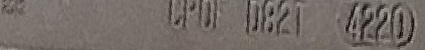
#> input picture debug_dot_crop.jpg, 425 x 50 px
$ python -i convert.py   (imports and definitions only)
#> lines starting #> are read from the running program, lines starting #| are printed output that depends on the picture
import math
import numpy as np
import cv2

def warpPolar(path):
#> called with path = 'debug_dot_crop.jpg'
    ring = cv2.imread(path)
#> ring is the input picture: shape (50, 425, 3); mean B, G, R 102.4, 108.2, 115.7
    size = max(ring.shape[0],  ring.shape[1])
#> size = 425
    width = ring.shape[1]
#> width = 425
    height = ring.shape[0]
#> height = 50
    # All points are in format [cols, rows]
    src_points = np.float32([[0, 0], [width - 1, 0], [width -  1, height - 1], [0, height - 1]])
#> src_points = [[0, 0], [424, 0], [424, 49], [0, 49]]
    dst_points = np.float32([[0, 0],  [size - 1, 0],  [size - 1, size - 1],  [0, size - 1]])
#> dst_points = [[0, 0], [424, 0], [424, 424], [0, 424]]

    M = cv2.getPerspectiveTransform(src_points, dst_points)
    ring = cv2.warpPerspective(ring, M, (size, size))
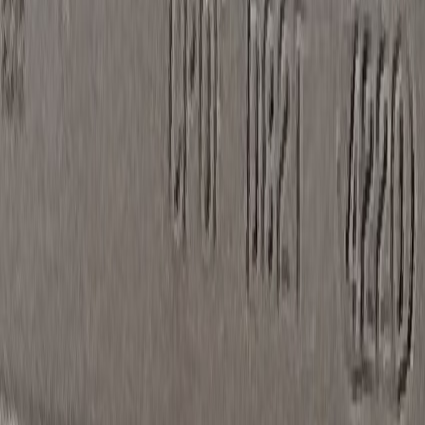
#> ring: shape (425, 425, 3); mean B, G, R 102.4, 108.2, 115.7

    cv2.imwrite(f"{path.split('.')[0]}_tyre_square.jpg", ring)

    outer_radius = size // 2
    inner_radius_factor = 0.5  # 0.70 measured empirically from image

    # Unwarp ring
    warped = cv2.warpPolar(ring, (size, int(size * math.pi)), (outer_radius, outer_radius), outer_radius, 0)
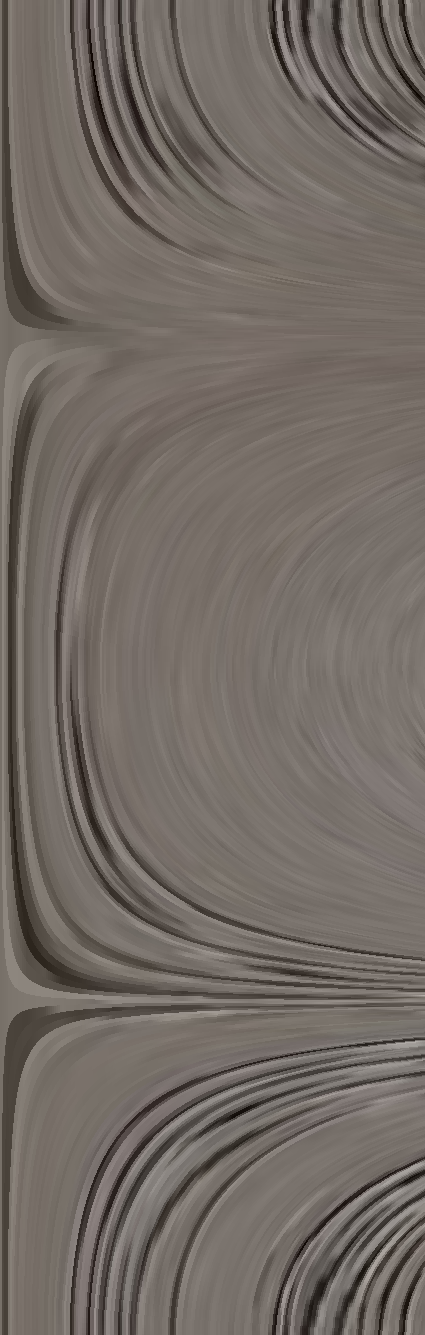
#> warped: shape (1335, 425, 3); mean B, G, R 100.6, 106.7, 114.4

    # Rotate 90 degrees
    straightened = cv2.rotate(warped, cv2.ROTATE_90_COUNTERCLOCKWISE)
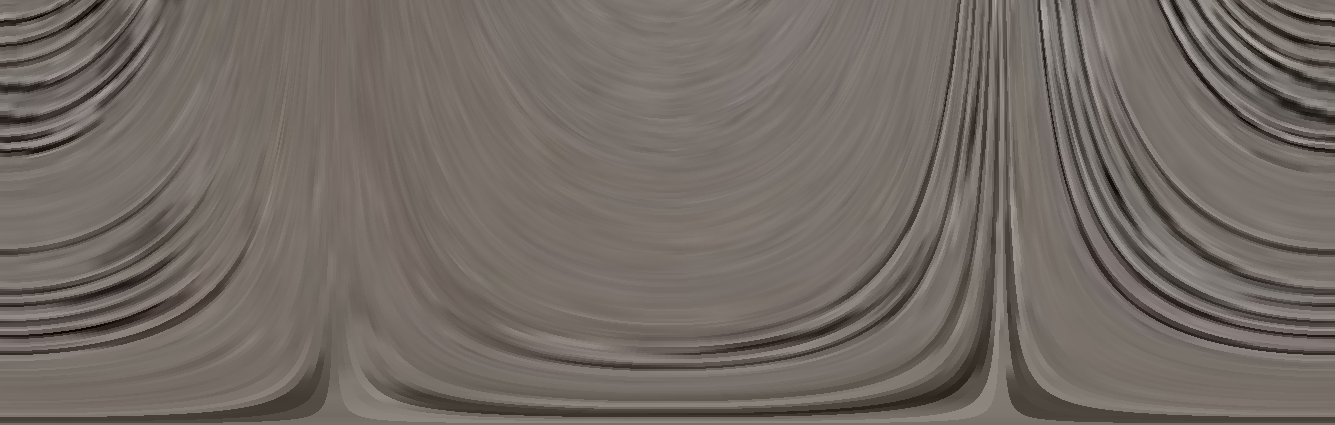
#> straightened: shape (425, 1335, 3); mean B, G, R 100.6, 106.7, 114.4

    # Crop to ring only
    cropped = straightened[: int(straightened.shape[0] * (1 - inner_radius_factor)), :]
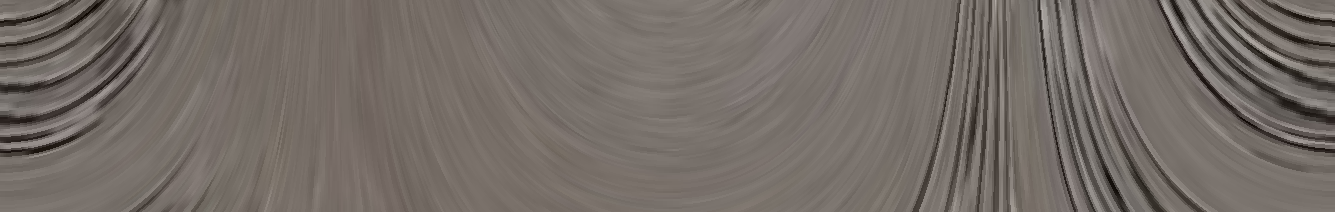
#> cropped: shape (212, 1335, 3); mean B, G, R 103, 108.9, 116.4
    combined_image = cv2.hconcat([cropped, cropped])
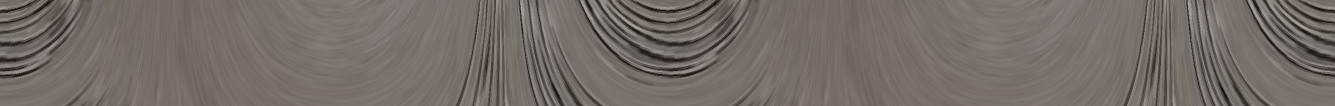
#> combined_image: shape (212, 2670, 3) (shown at 1/2 size); mean B, G, R 103, 108.9, 116.4
    cv2.imwrite(f"{path.split('.')[0]}_convert.jpg", combined_image)

>>> result = warpPolar('debug_dot_crop.jpg')
